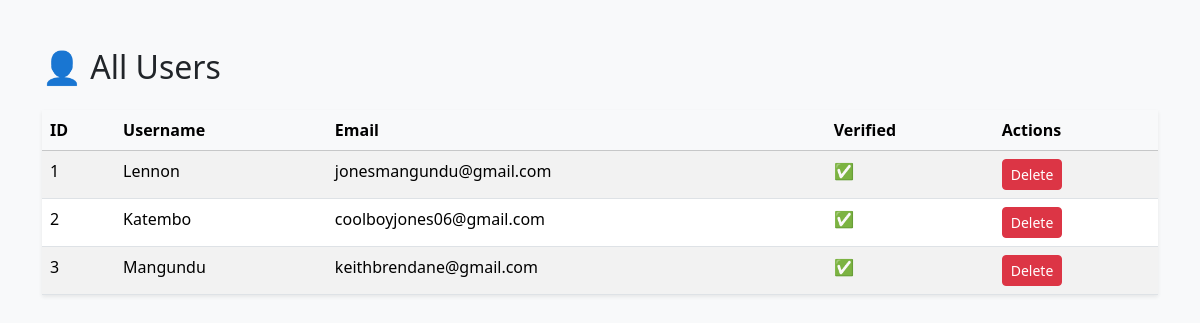
The app's page /admin/users (signed in) with its own data.
### models.py (models this page shows, shortened)
class User(db.Model):
    id = db.Column(db.Integer, primary_key=True)
    username = db.Column(db.String(80), unique=True, nullable=False)
    email = db.Column(db.String(120), unique=True, nullable=False)
    password_hash = db.Column(db.String(128), nullable=False)
    profile_pic = db.Column(db.String(255), nullable=False, default='default-profile.png')
    is_admin = db.Column(db.Boolean, default=False)
    created_at = db.Column(db.DateTime, default=datetime.utcnow)
    is_verified = db.Column(db.Boolean, default=False)
    bio = db.Column(db.Text, nullable=True, default="")
    profile_pic = db.Column(db.String(255), nullable=False, default='default-profile.png')
    ads = db.relationship('Ad', backref='owner', lazy=True)
    sent_conversations = db.relationship(
        'Conversation',
        foreign_keys='Conversation.seller_id',
        backref='seller',
        lazy=True
    )
    received_conversations = db.relationship(
        'Conversation',
        foreign_keys='Conversation.buyer_id',
        backref='buyer',
        lazy=True
    )
    activities = db.relationship('ActivityLog', backref='user', lazy=True)
    ratings_given = db.relationship(
        'Rating',
        foreign_keys='Rating.reviewer_id',
        backref='reviewer',
        lazy=True
    )
    ratings_received = db.relationship(
        'Rating',
        foreign_keys='Rating.reviewed_id',
        backref='reviewed',
        lazy=True
    )

### app.py (the view)
@app.route('/admin/users')
@login_required
@admin_required
def admin_users():
    users = User.query.all()
    return render_template('admin_users.html', users=users)

### app.py (called while the page is built)
def login_required(f):
    @wraps(f)
    def decorated(*args, **kwargs):
        if 'user_id' not in session:
            flash("Please log in first.", "warning")
            return redirect(url_for('login'))
        return f(*args, **kwargs)
    return decorated

def admin_required(f):
    @wraps(f)
    def decorated_function(*args, **kwargs):
        user_id = session.get('user_id')
        if not user_id:
            flash("Please log in first.", "warning")
            return redirect(url_for('login'))
        user = User.query.get(user_id)
        if not user:
            flash("User not found.", "danger")
            return redirect(url_for('login'))
        if not user.is_admin:
            return render_template("403.html"), 403
        return f(*args, **kwargs)
    return decorated_function

### templates/admin_users.html (shortened to what this page needs)
<!DOCTYPE html>
<html lang="en">
<head>
  <link href="https://cdn.jsdelivr.net/npm/bootstrap@5.3.3/dist/css/bootstrap.min.css" rel="stylesheet">
</head>
<body class="bg-light">
<div class="container my-5">
  <h2 class="mb-4">👤 All Users</h2>
  {% if users %}
    <table class="table table-striped bg-white shadow-sm">
      <thead class="table-light">
        <tr>
          <th>ID</th>
          <th>Username</th>
          <th>Email</th>
          <th>Verified</th>
          <th>Actions</th>
        </tr>
      </thead>
      <tbody>
        {% for user in users %}
          <tr>
            <td>{{ user.id }}</td>
            <td>{{ user.username }}</td>
            <td>{{ user.email }}</td>
            <td>
              {% if user.is_verified %}
                ✅
              {% else %}
                ❌
              {% endif %}
            </td>
            <td>
              <form action="{{ url_for('admin_delete_user', user_id=user.id) }}" method="POST" style="display:inline;">
                <button class="btn btn-danger btn-sm">Delete</button>
              </form>
            </td>
          </tr>
        {% endfor %}
      </tbody>
    </table>
  {% else %}
    <div class="alert alert-info">No users found.</div>
  {% endif %}
</div>
</body>
</html>

### records on screen
User: id "1", username "Lennon", email "jonesmangundu@gmail.com"
User: id "2", username "Katembo", email "coolboyjones06@gmail.com"
User: id "3", username "Mangundu", email "keithbrendane@gmail.com"
